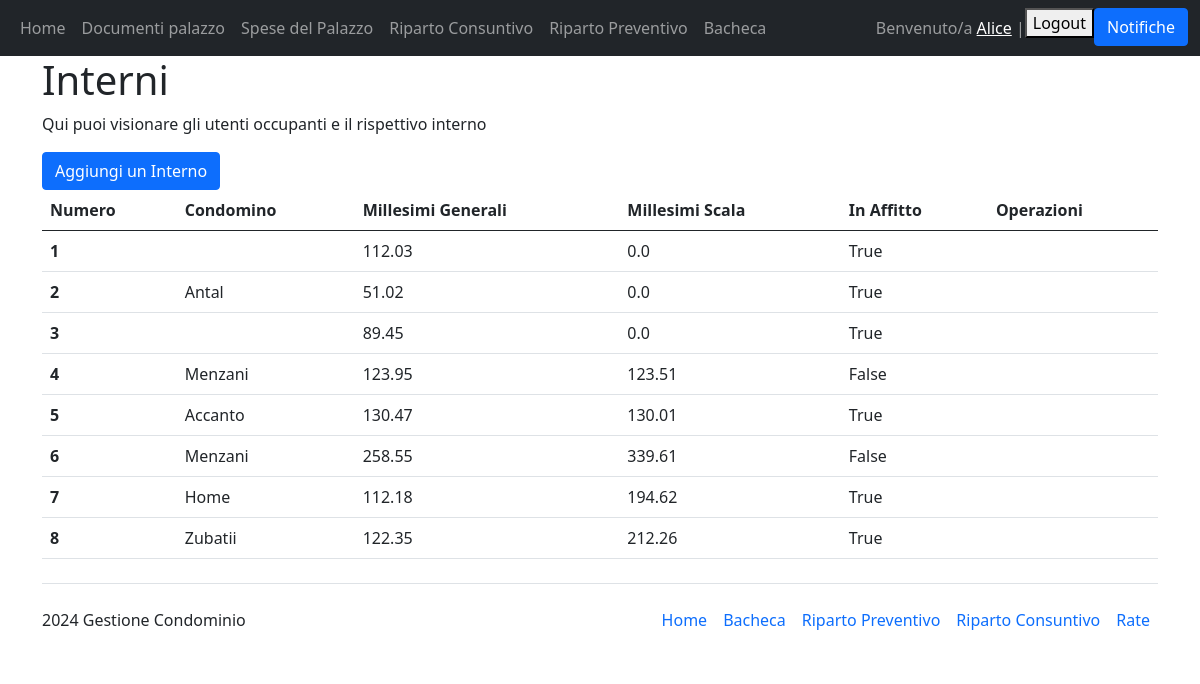
The app's page /interni (signed in) with its own data.
### Condominio/models.py (models this page shows, shortened)
class Interno(models.Model):
    condomino = models.ForeignKey(User, on_delete=models.PROTECT)
    palazzina = models.ForeignKey(Condominio, on_delete=models.PROTECT, default="Salgari")
    numero_interno = models.CharField(verbose_name="Numero Interno", max_length=50, primary_key=True)
    millesimi_generali = models.FloatField(verbose_name="Millesimi generali")
    millesimi_scala = models.FloatField(verbose_name="Millesimi Scala")
    in_affitto = models.BooleanField(verbose_name="In affitto")
    class Meta:
        ordering = ["numero_interno"]
        verbose_name_plural = "Interni"

### Condominio/views.py (the view)
# urls.py: path('interni', views.interno, name="interni"),
@login_required(login_url="/login")
def interno(request):
    interni=Interno.objects.all()
    if request.method == "POST":
        interno_id = request.POST.get("interno-id")
        print(interno_id)
        interno=Interno.objects.filter(id=interno_id).first()
        if interno and (request.user.has_perm("main.delete_interno")):
            interno.delete()
    return render(request, 'Condominio_main/interni.html', {"interni":interni})

### Condominio/templates/Condominio_main/interni.html (shortened to what this page needs)
{% extends 'Condominio_main/base.html' %}
{% block content %}
<h1>Interni</h1>
<p>Qui puoi visionare gli utenti occupanti e il rispettivo interno</p>
<a class="btn btn-primary" href="/create_interno" role="button">Aggiungi un Interno</a>
<table class="table">
     <thead>
       <tr>
         <th scope="col">Numero</th>
         <th scope="col">Condomino</th>
         <th scope="col">Millesimi Generali</th>
         <th scope="col">Millesimi Scala</th>
         <th scope="col">In Affitto</th>
         <th scope="col">Operazioni</th>
       </tr>
     </thead>
     <tbody>
         {% for interno in interni %}
         <tr>
             <th scope="row">{{interno.numero_interno}}</th>
             <td>{{interno.condomino.last_name}}</td>
             <td>{{interno.millesimi_generali}}</td>
             <td>{{interno.millesimi_scala}}</td>
             <td>{{interno.in_affitto}}</td>
             <td>
             </td>
         </tr>
         {% endfor %}
     </tbody>
 </table>
{% endblock %}

### Condominio/templates/Condominio_main/base.html (shortened to what this page needs)
<!DOCTYPE html>
<html lang="en">
<head>
    <link href="https://cdn.jsdelivr.net/npm/bootstrap@5.0.2/dist/css/bootstrap.min.css" rel="stylesheet">
    <link rel="stylesheet" href="https://cdn.jsdelivr.net/npm/bootstrap-icons@1.11.3/font/bootstrap-icons.min.css">
</head>
<body>
    <nav class="navbar navbar-expand-lg navbar-dark bg-dark">
        <div class="container-fluid">
            <div>
                <ul class="navbar-nav">
                    <li class="nav-item">
                        <a class="nav-link" href="/home">Home</a>
                    </li>
                    <li class="nav-item">
                        <a class="nav-link" href="/documenti_palazzo">Documenti palazzo</a>
                    </li>
                    <li class="nav-item">
                        <a class="nav-link" href="/spesa">Spese del Palazzo</a>
                    </li>
                    <li class="nav-item">
                        <a class="nav-link" href="/riparto_consuntivo">Riparto Consuntivo</a>
                    </li>
                    <li class="nav-item">
                        <a class="nav-link" href="/riparto_preventivo">Riparto Preventivo</a>
                    </li>
                    <li class="nav-item">
                        <a class="nav-link" href="/bacheca">Bacheca</a>
                    </li>
                </ul>
            </div>
            <div>
                <ul class="navbar-nav">
                    {% if user.is_authenticated %}
                    {% if user.is_staff %}
                    <span class="navbar-text">Benvenuto/a {{user.first_name}} | </span>
                    {% else %}
                    <span class="navbar-text">Benvenuto/a <a href="{% url 'profilo' %}">{{user.first_name}}</a> | </span>
                    {% endif %}
                    <li class="nav-item">
                        <form action="{% url 'logout' %}" method="post">
                            <button type="submit">Logout</button>
                        </form>
                    </li>
                    <li class="nav-item">
                        <button class="btn btn-primary" type="button" data-bs-toggle="offcanvas" data-bs-target="#offcanvasRight" aria-controls="offcanvasRight">Notifiche</button>
                    </li>
                    {% else %}
                    <li class="nav-item">
                        <a class="nav-link" href="{% url 'login' %}">Login</a>
                    </li>
                    {% endif %}
                </ul>
            </div>
        </div>
    </nav>
    <div class="container">
        {% block content %}
        {% endblock  %}
    </div>
    {% if user.is_authenticated and not user.is_staff %}
    <div class="container">
        <footer class="d-flex flex-wrap justify-content-between align-items-center py-3 my-4 border-top">
          <p class="col-md-4 mb-0 text-body-secondary"> 2024 Gestione Condominio </p>
          <ul class="nav col-md-8 justify-content-end">
            <li class="nav-item"><a href="{% url 'home' %}" class="nav-link px-2 text-body-secondary">Home</a></li>
            <li class="nav-item"><a href="{% url 'bacheca' %}" class="nav-link px-2 text-body-secondary">Bacheca</a></li>
            <li class="nav-item"><a href="{% url 'riparto_preventivo' %}" class="nav-link px-2 text-body-secondary">Riparto Preventivo</a></li>
            <li class="nav-item"><a href="{% url 'riparto_consuntivo' %}" class="nav-link px-2 text-body-secondary">Riparto Consuntivo</a></li>
            <li class="nav-item"><a href="#" class="nav-link px-2 text-body-secondary">Rate</a></li>
          </ul>
        </footer>
    </div>
    {% endif %}
</body>
</html>

### records on screen
Interno: numero_interno "1", millesimi_generali "112.03", millesimi_scala "0.0", in_affitto "True"
Interno: numero_interno "2", condomino.last_name "Antal", millesimi_generali "51.02", millesimi_scala "0.0", in_affitto "True"
Interno: numero_interno "3", millesimi_generali "89.45", millesimi_scala "0.0", in_affitto "True"
Interno: numero_interno "4", condomino.last_name "Menzani", millesimi_generali "123.95", millesimi_scala "123.51", in_affitto "False"
Interno: numero_interno "5", condomino.last_name "Accanto", millesimi_generali "130.47", millesimi_scala "130.01", in_affitto "True"
Interno: numero_interno "6", condomino.last_name "Menzani", millesimi_generali "258.55", millesimi_scala "339.61", in_affitto "False"
Interno: numero_interno "7", condomino.last_name "Home", millesimi_generali "112.18", millesimi_scala "194.62", in_affitto "True"
Interno: numero_interno "8", condomino.last_name "Zubatii", millesimi_generali "122.35", millesimi_scala "212.26", in_affitto "True"

### other values on screen
{{ user.first_name }} "Alice"
